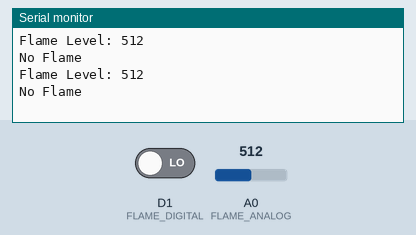
Simulated run of this sketch. Board: ESP8266 (NodeMCU). Parts: the last lines printed to the serial monitor. The test bench sets the inputs (shaded band); at power-on: D1 (FLAME_DIGITAL) LOW, A0 (FLAME_ANALOG) = 512.

Above: at 1.8 s.
1.9 s: D1 (FLAME_DIGITAL) driven HIGH
At 2.6 s:
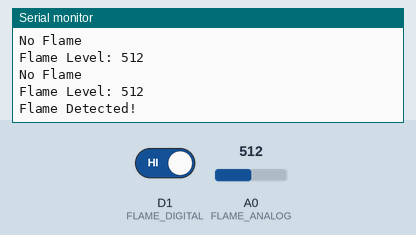
4.5 s: A0 (FLAME_ANALOG) set to 716
At 5.8 s:
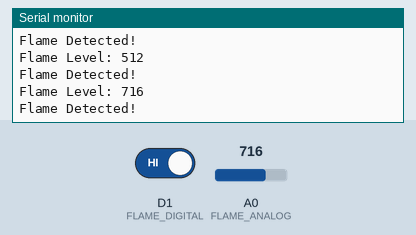
6.0 s: A0 (FLAME_ANALOG) set to 900
At 6.8 s:
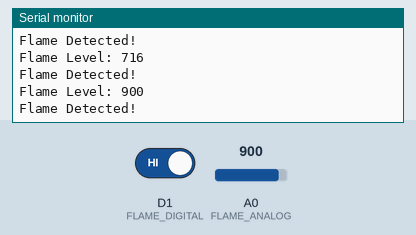
Timing chart, 0 to 9.0 s (numbered marks = the images above; inputs shaded):
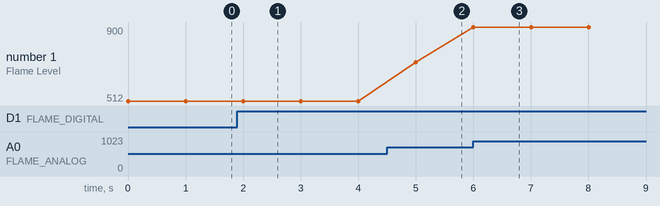

Measured:
- after the input at 1.9 s, the serial monitor: prints a new line after 0.10 s (image 1)
- after the input at 4.5 s, the serial monitor: prints a new line after 0.50 s (image 2)
- after the input at 6.0 s, the serial monitor: prints a new line at once (image 3)
- plotted number 1: 512 → 716 after the input at 4.5 s, 716 → 900 after the input at 6.0 s

The sketch:

flame_sensor.ino
```cpp
#define FLAME_ANALOG A0
#define FLAME_DIGITAL D1

void setup() {
  Serial.begin(115200);
  pinMode(FLAME_DIGITAL, INPUT);

}

void loop() {
  int flameValue = analogRead(FLAME_ANALOG);
  int flameDetected = digitalRead(FLAME_DIGITAL);

  Serial.print("Flame Level: ");
  Serial.println(flameValue);

  if(flameDetected == HIGH) {
    Serial.println("Flame Detected! ");

  }
  else {
    Serial.println("No Flame ");

  }

  delay(1000);

}
```
